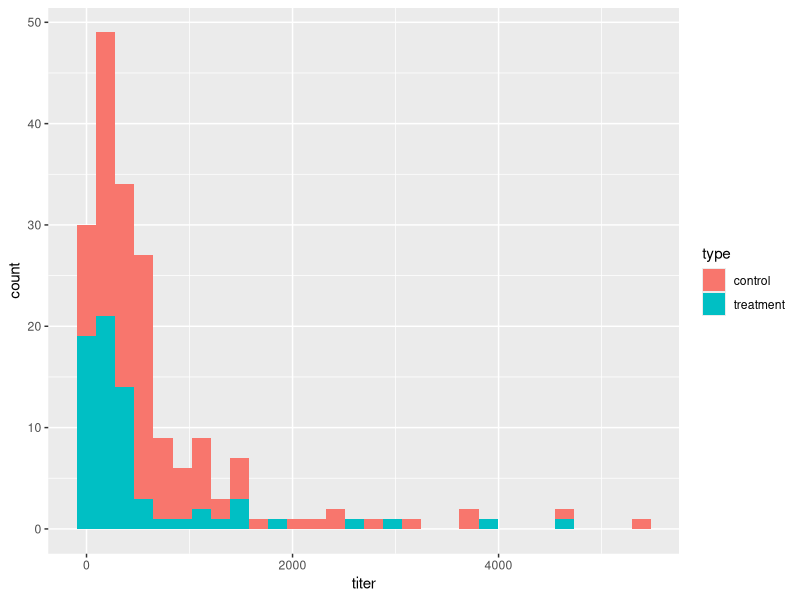
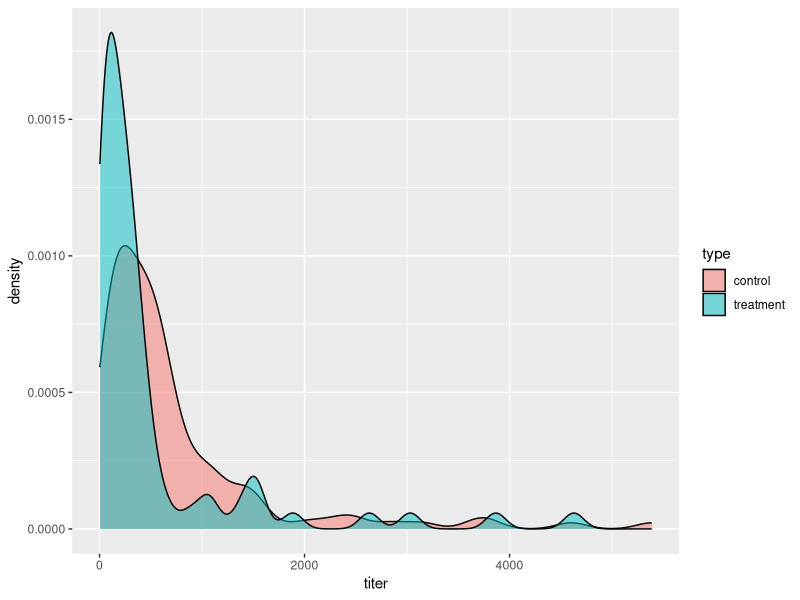
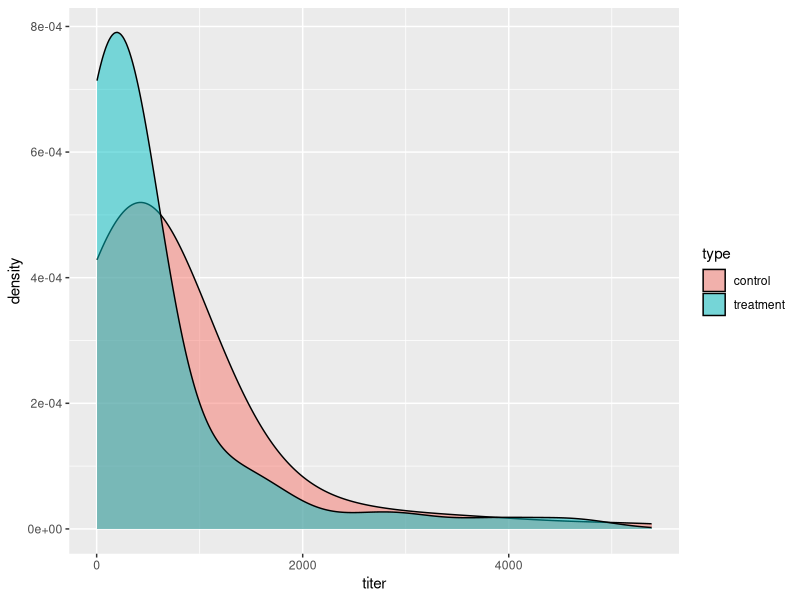

Write the R code that produced these figures, in order.


## CREATE DATA ##
## assume viral load is distributed exponentially
## control:
## - 100 indiv with rate=0.002
## - 20 indiv with rate=0.001 (outliers)
## treatment:
## - 55 indiv with rate=0.004
## - 15 indiv with rate=0.001 (outliers)

set.seed(1)
titer <- c(rexp(100, rate=0.002), rexp(20, rate=0.0005), # control
        rexp(55, rate=0.006), rexp(15, rate=0.0005)) # treatment

type <- factor(rep(c("control","treatment"), c(120,70)))


## make a data frame
VL <- data.frame(titer=titer, type=type)
save(VL, file="VL.RData")

## t-test
t.test(titer~type)


## PLOT DATA ##
library(ggplot2)

## histograms
ggplot(VL, aes(x=titer)) + geom_histogram(aes(fill=type))

## density
ggplot(VL, aes(x=titer)) + geom_density(aes(fill=type), alpha=.5)

## density, smoother
ggplot(VL, aes(x=titer)) + geom_density(aes(fill=type), alpha=.5, adjust=4)

